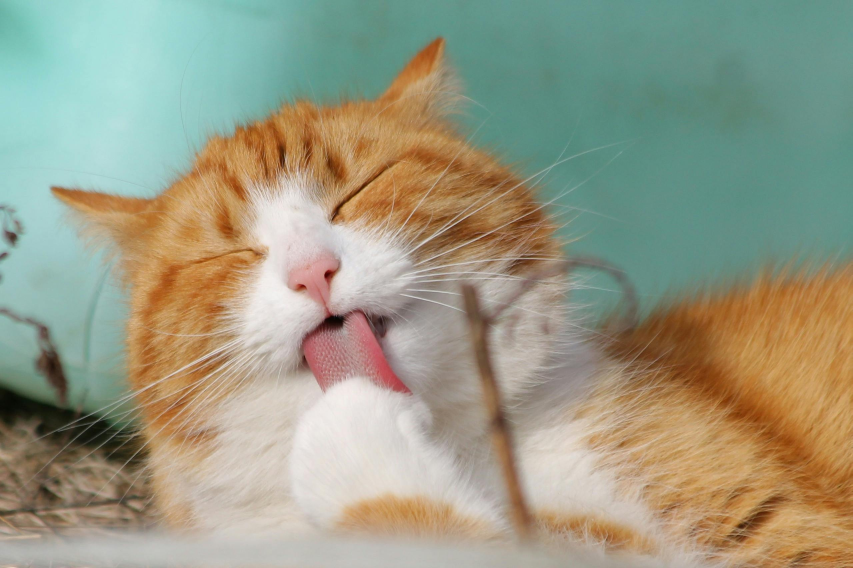
#> input picture cat.jpg, 2557 x 1704 px (shown at 1/3 size)
$ python p9.py
#> lines starting #> are read from the running program, lines starting #| are printed output that depends on the picture; after the words box and inside, x2 and y2 are one past the last pixel; in counts of white or black regions, pixels touching at a corner belong together
import cv2
import numpy as np

image = cv2.imread('cat.jpg')
#> image is the input picture: shape (1704, 2557, 3); mean B, G, R 132.5, 154.4, 153.9
image = cv2.resize(image, (800, 600))
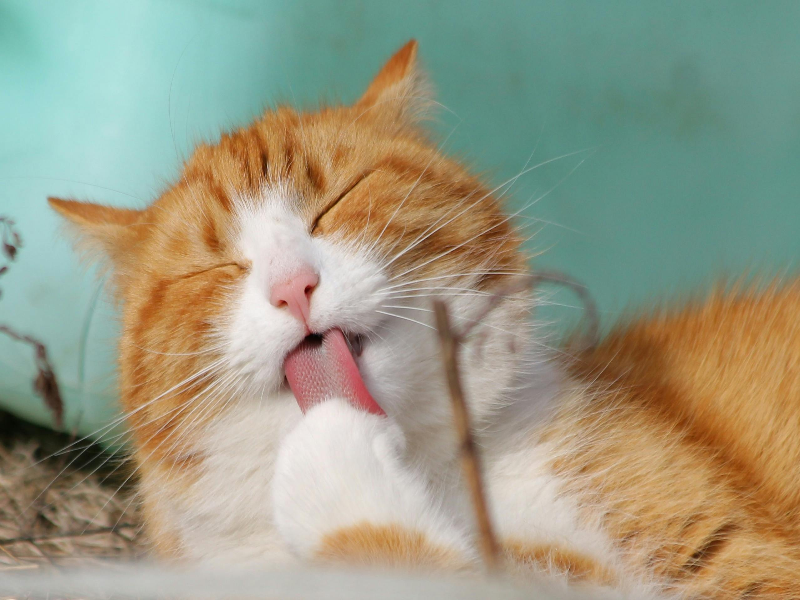
#> image: shape (600, 800, 3); mean B, G, R 132.4, 154.3, 153.9

gray = cv2.cvtColor(image, cv2.COLOR_BGR2GRAY)
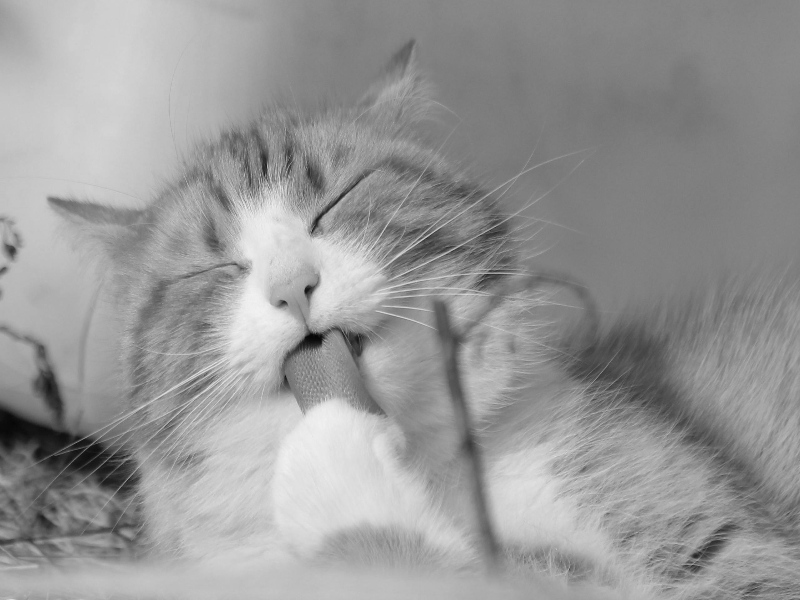
#> gray: shape (600, 800); min 5, max 242, mean 151.7
edges = cv2.Canny(gray, 100, 200)
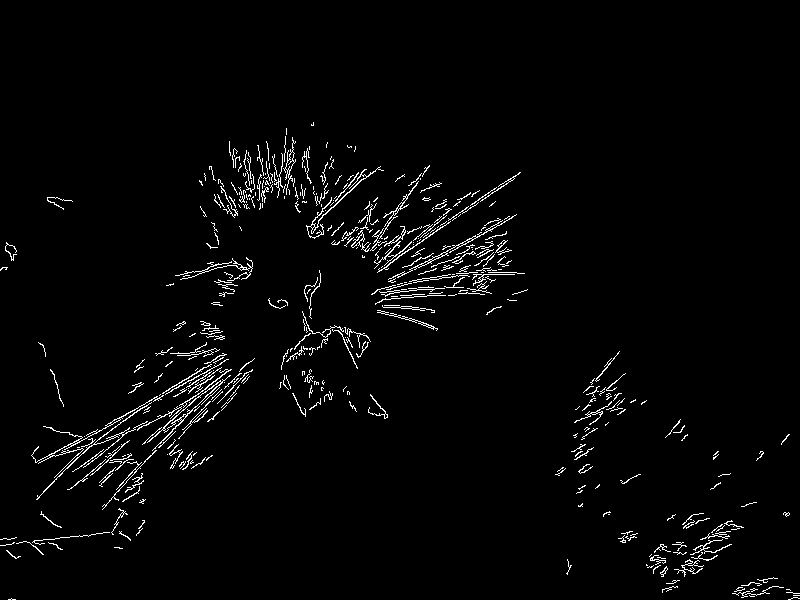
#> edges: shape (600, 800); 2.5% white in thin lines or dots, all inside (x1, y1, x2, y2) = (0, 122, 800, 600)

contours, _ = cv2.findContours(edges, cv2.RETR_EXTERNAL, cv2.CHAIN_APPROX_SIMPLE)
#> contours = 437 contours, 411 with area under 20; largest, box (x1, y1, x2, y2) and area: (147, 375, 231, 451) 405, (388, 214, 517, 280) 182, (31, 395, 164, 478) 118, (306, 166, 384, 239) 112, (283, 137, 296, 195) 103
cv2.drawContours(image, contours, -1, (0, 255, 0), 2)
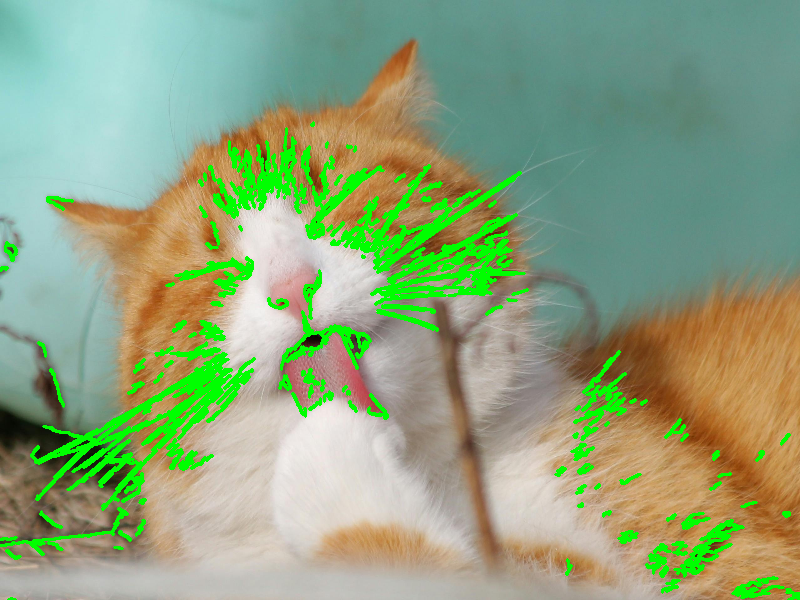
#> image: shape (600, 800, 3); 7.53% of pixels changed, all inside (x1, y1, x2, y2) = (0, 121, 800, 600)

cv2.imshow('Original Image with Contours', image)
cv2.waitKey(0)
cv2.destroyAllWindows()
